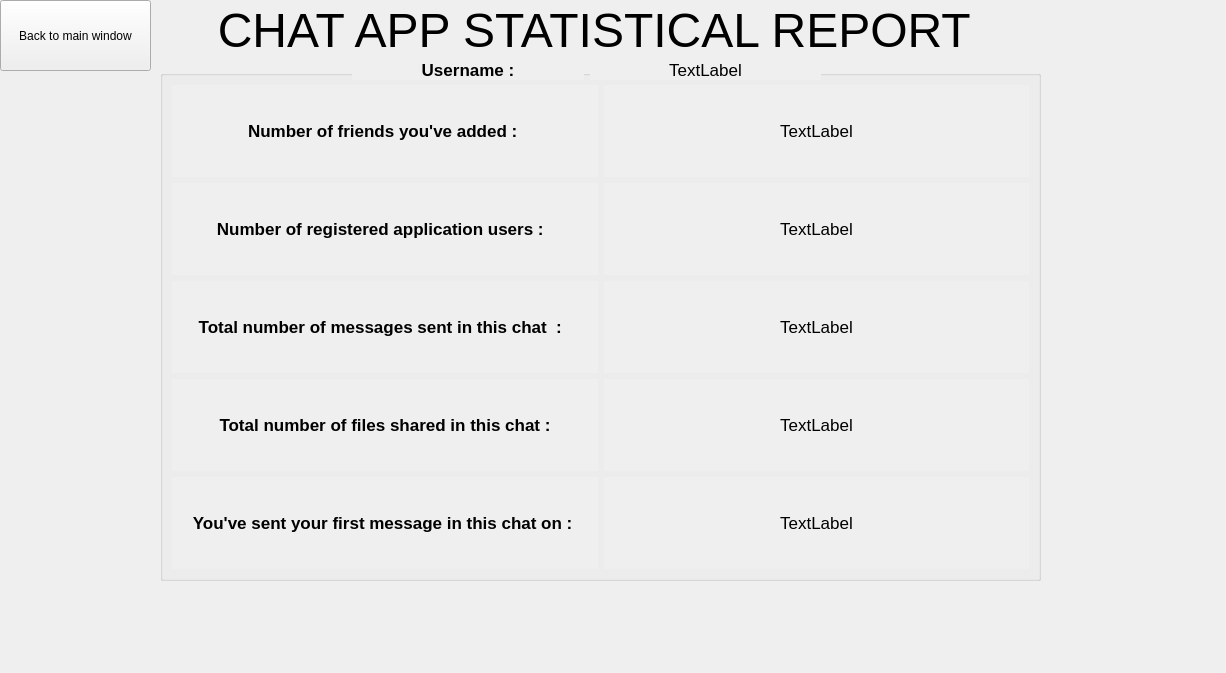
<?xml version="1.0" encoding="UTF-8"?>
<ui version="4.0">
 <class>reportwindow</class>
 <widget class="QWidget" name="reportwindow">
  <property name="geometry">
   <rect>
    <x>0</x>
    <y>0</y>
    <width>1226</width>
    <height>673</height>
   </rect>
  </property>
  <property name="windowTitle">
   <string>Form</string>
  </property>
  <property name="styleSheet">
   <string notr="true">#reportwindow
{
	background-image: url(:/images/images/bluebg.png);
}</string>
  </property>
  <widget class="QGroupBox" name="groupBox">
   <property name="geometry">
    <rect>
     <x>160</x>
     <y>70</y>
     <width>881</width>
     <height>511</height>
    </rect>
   </property>
   <property name="font">
    <font>
     <weight>50</weight>
     <bold>false</bold>
    </font>
   </property>
   <property name="autoFillBackground">
    <bool>true</bool>
   </property>
   <property name="title">
    <string/>
   </property>
   <layout class="QGridLayout" name="gridLayout">
    <item row="2" column="0">
     <widget class="QLabel" name="numberOfMessagesTitleLabel">
      <property name="font">
       <font>
        <pointsize>13</pointsize>
        <weight>75</weight>
        <bold>true</bold>
       </font>
      </property>
      <property name="autoFillBackground">
       <bool>true</bool>
      </property>
      <property name="text">
       <string>Total number of messages sent in this chat  :  </string>
      </property>
      <property name="alignment">
       <set>Qt::AlignCenter</set>
      </property>
     </widget>
    </item>
    <item row="4" column="0">
     <widget class="QLabel" name="firstMessageTitleLabel">
      <property name="font">
       <font>
        <pointsize>13</pointsize>
        <weight>75</weight>
        <bold>true</bold>
       </font>
      </property>
      <property name="autoFillBackground">
       <bool>true</bool>
      </property>
      <property name="text">
       <string>You've sent your first message in this chat on : </string>
      </property>
      <property name="alignment">
       <set>Qt::AlignCenter</set>
      </property>
     </widget>
    </item>
    <item row="0" column="1">
     <widget class="QLabel" name="numberOfFriendsLabel">
      <property name="font">
       <font>
        <pointsize>13</pointsize>
        <weight>50</weight>
        <bold>false</bold>
       </font>
      </property>
      <property name="autoFillBackground">
       <bool>true</bool>
      </property>
      <property name="text">
       <string>TextLabel</string>
      </property>
      <property name="alignment">
       <set>Qt::AlignCenter</set>
      </property>
     </widget>
    </item>
    <item row="2" column="1">
     <widget class="QLabel" name="numberOfMessagesSentLabel">
      <property name="font">
       <font>
        <pointsize>13</pointsize>
        <weight>50</weight>
        <bold>false</bold>
       </font>
      </property>
      <property name="autoFillBackground">
       <bool>true</bool>
      </property>
      <property name="text">
       <string>TextLabel</string>
      </property>
      <property name="alignment">
       <set>Qt::AlignCenter</set>
      </property>
     </widget>
    </item>
    <item row="0" column="0">
     <widget class="QLabel" name="numberOfFriendsTitleLabel">
      <property name="font">
       <font>
        <pointsize>13</pointsize>
        <weight>75</weight>
        <bold>true</bold>
       </font>
      </property>
      <property name="autoFillBackground">
       <bool>true</bool>
      </property>
      <property name="text">
       <string>Number of friends you've added : </string>
      </property>
      <property name="alignment">
       <set>Qt::AlignCenter</set>
      </property>
     </widget>
    </item>
    <item row="1" column="1">
     <widget class="QLabel" name="numberOfAppUsersLabel">
      <property name="font">
       <font>
        <pointsize>13</pointsize>
        <weight>50</weight>
        <bold>false</bold>
       </font>
      </property>
      <property name="autoFillBackground">
       <bool>true</bool>
      </property>
      <property name="text">
       <string>TextLabel</string>
      </property>
      <property name="alignment">
       <set>Qt::AlignCenter</set>
      </property>
     </widget>
    </item>
    <item row="3" column="1">
     <widget class="QLabel" name="numberOfFilesSharedLabel">
      <property name="font">
       <font>
        <pointsize>13</pointsize>
        <weight>50</weight>
        <bold>false</bold>
       </font>
      </property>
      <property name="autoFillBackground">
       <bool>true</bool>
      </property>
      <property name="text">
       <string>TextLabel</string>
      </property>
      <property name="alignment">
       <set>Qt::AlignCenter</set>
      </property>
     </widget>
    </item>
    <item row="3" column="0">
     <widget class="QLabel" name="filesSharedTitleLabel">
      <property name="font">
       <font>
        <pointsize>13</pointsize>
        <weight>75</weight>
        <bold>true</bold>
       </font>
      </property>
      <property name="autoFillBackground">
       <bool>true</bool>
      </property>
      <property name="text">
       <string>Total number of files shared in this chat :</string>
      </property>
      <property name="alignment">
       <set>Qt::AlignCenter</set>
      </property>
     </widget>
    </item>
    <item row="4" column="1">
     <widget class="QLabel" name="firstMessageSentOnLabel">
      <property name="font">
       <font>
        <pointsize>13</pointsize>
        <weight>50</weight>
        <bold>false</bold>
       </font>
      </property>
      <property name="autoFillBackground">
       <bool>true</bool>
      </property>
      <property name="text">
       <string>TextLabel</string>
      </property>
      <property name="alignment">
       <set>Qt::AlignCenter</set>
      </property>
     </widget>
    </item>
    <item row="1" column="0">
     <widget class="QLabel" name="numberOfUsersTitleLabel">
      <property name="font">
       <font>
        <pointsize>13</pointsize>
        <weight>75</weight>
        <bold>true</bold>
       </font>
      </property>
      <property name="autoFillBackground">
       <bool>true</bool>
      </property>
      <property name="text">
       <string>Number of registered application users :  </string>
      </property>
      <property name="alignment">
       <set>Qt::AlignCenter</set>
      </property>
     </widget>
    </item>
   </layout>
  </widget>
  <widget class="QLabel" name="reportTitleLabel">
   <property name="geometry">
    <rect>
     <x>160</x>
     <y>-10</y>
     <width>881</width>
     <height>81</height>
    </rect>
   </property>
   <property name="font">
    <font>
     <pointsize>36</pointsize>
    </font>
   </property>
   <property name="autoFillBackground">
    <bool>true</bool>
   </property>
   <property name="text">
    <string>CHAT APP STATISTICAL REPORT </string>
   </property>
   <property name="alignment">
    <set>Qt::AlignCenter</set>
   </property>
  </widget>
  <widget class="QPushButton" name="backToMainWindowButton">
   <property name="geometry">
    <rect>
     <x>0</x>
     <y>0</y>
     <width>151</width>
     <height>71</height>
    </rect>
   </property>
   <property name="text">
    <string>Back to main window</string>
   </property>
  </widget>
  <widget class="QLabel" name="usernameValueLabel">
   <property name="geometry">
    <rect>
     <x>590</x>
     <y>60</y>
     <width>231</width>
     <height>20</height>
    </rect>
   </property>
   <property name="font">
    <font>
     <pointsize>13</pointsize>
    </font>
   </property>
   <property name="autoFillBackground">
    <bool>true</bool>
   </property>
   <property name="text">
    <string>TextLabel</string>
   </property>
   <property name="alignment">
    <set>Qt::AlignCenter</set>
   </property>
  </widget>
  <widget class="QLabel" name="usernameTItleLabel">
   <property name="geometry">
    <rect>
     <x>352</x>
     <y>60</y>
     <width>232</width>
     <height>20</height>
    </rect>
   </property>
   <property name="font">
    <font>
     <pointsize>13</pointsize>
     <weight>75</weight>
     <bold>true</bold>
    </font>
   </property>
   <property name="autoFillBackground">
    <bool>true</bool>
   </property>
   <property name="text">
    <string>Username :</string>
   </property>
   <property name="alignment">
    <set>Qt::AlignCenter</set>
   </property>
  </widget>
 </widget>
 <resources/>
 <connections/>
</ui>
